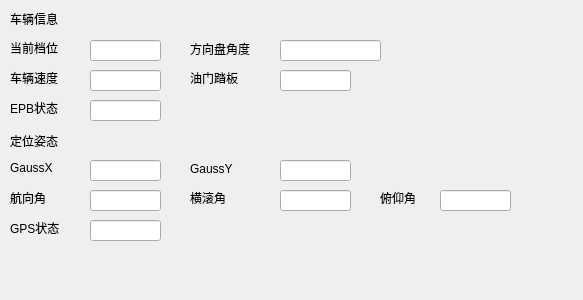
<?xml version="1.0" encoding="UTF-8"?>
<ui version="4.0">
 <class>Widget</class>
 <widget class="QWidget" name="Widget">
  <property name="geometry">
   <rect>
    <x>0</x>
    <y>0</y>
    <width>583</width>
    <height>300</height>
   </rect>
  </property>
  <property name="windowTitle">
   <string>Widget</string>
  </property>
  <widget class="QLabel" name="QLabelVehicleInfo">
   <property name="geometry">
    <rect>
     <x>10</x>
     <y>10</y>
     <width>67</width>
     <height>17</height>
    </rect>
   </property>
   <property name="text">
    <string>车辆信息</string>
   </property>
  </widget>
  <widget class="QLabel" name="QLabelGear">
   <property name="geometry">
    <rect>
     <x>10</x>
     <y>40</y>
     <width>67</width>
     <height>16</height>
    </rect>
   </property>
   <property name="text">
    <string>当前档位</string>
   </property>
  </widget>
  <widget class="QLabel" name="QLabelWheelAngle">
   <property name="geometry">
    <rect>
     <x>190</x>
     <y>40</y>
     <width>81</width>
     <height>17</height>
    </rect>
   </property>
   <property name="text">
    <string>方向盘角度</string>
   </property>
  </widget>
  <widget class="QLineEdit" name="LineEditGear">
   <property name="geometry">
    <rect>
     <x>90</x>
     <y>40</y>
     <width>71</width>
     <height>21</height>
    </rect>
   </property>
   <property name="mouseTracking">
    <bool>true</bool>
   </property>
  </widget>
  <widget class="QLineEdit" name="LineEditWheelAngle">
   <property name="geometry">
    <rect>
     <x>280</x>
     <y>40</y>
     <width>101</width>
     <height>21</height>
    </rect>
   </property>
  </widget>
  <widget class="QLabel" name="QLabelSpeed">
   <property name="geometry">
    <rect>
     <x>10</x>
     <y>70</y>
     <width>67</width>
     <height>16</height>
    </rect>
   </property>
   <property name="text">
    <string>车辆速度</string>
   </property>
  </widget>
  <widget class="QLabel" name="QLabelAccPedal">
   <property name="geometry">
    <rect>
     <x>190</x>
     <y>70</y>
     <width>67</width>
     <height>16</height>
    </rect>
   </property>
   <property name="text">
    <string>油门踏板</string>
   </property>
  </widget>
  <widget class="QLineEdit" name="LineEditCarSpeed">
   <property name="geometry">
    <rect>
     <x>90</x>
     <y>70</y>
     <width>71</width>
     <height>21</height>
    </rect>
   </property>
  </widget>
  <widget class="QLineEdit" name="LineEditAccPedal">
   <property name="geometry">
    <rect>
     <x>280</x>
     <y>70</y>
     <width>71</width>
     <height>21</height>
    </rect>
   </property>
  </widget>
  <widget class="QLabel" name="QLabelEPBState">
   <property name="geometry">
    <rect>
     <x>10</x>
     <y>100</y>
     <width>67</width>
     <height>16</height>
    </rect>
   </property>
   <property name="text">
    <string>EPB状态</string>
   </property>
  </widget>
  <widget class="QLineEdit" name="LineEditEPBState">
   <property name="geometry">
    <rect>
     <x>90</x>
     <y>100</y>
     <width>71</width>
     <height>21</height>
    </rect>
   </property>
  </widget>
  <widget class="QLabel" name="QLabelVehicleInfo_2">
   <property name="geometry">
    <rect>
     <x>10</x>
     <y>130</y>
     <width>61</width>
     <height>21</height>
    </rect>
   </property>
   <property name="text">
    <string>定位姿态</string>
   </property>
  </widget>
  <widget class="QLineEdit" name="LineEditGaussX">
   <property name="geometry">
    <rect>
     <x>90</x>
     <y>160</y>
     <width>71</width>
     <height>21</height>
    </rect>
   </property>
  </widget>
  <widget class="QLineEdit" name="LineEditGPSStatus">
   <property name="geometry">
    <rect>
     <x>90</x>
     <y>220</y>
     <width>71</width>
     <height>21</height>
    </rect>
   </property>
  </widget>
  <widget class="QLabel" name="QLabelGaussY">
   <property name="geometry">
    <rect>
     <x>190</x>
     <y>160</y>
     <width>81</width>
     <height>17</height>
    </rect>
   </property>
   <property name="text">
    <string>GaussY</string>
   </property>
  </widget>
  <widget class="QLineEdit" name="LineEditGaussY">
   <property name="geometry">
    <rect>
     <x>280</x>
     <y>160</y>
     <width>71</width>
     <height>21</height>
    </rect>
   </property>
  </widget>
  <widget class="QLabel" name="QLabelGaussX">
   <property name="geometry">
    <rect>
     <x>10</x>
     <y>160</y>
     <width>67</width>
     <height>16</height>
    </rect>
   </property>
   <property name="text">
    <string>GaussX</string>
   </property>
  </widget>
  <widget class="QLineEdit" name="LineEditAzimuth">
   <property name="geometry">
    <rect>
     <x>90</x>
     <y>190</y>
     <width>71</width>
     <height>21</height>
    </rect>
   </property>
  </widget>
  <widget class="QLabel" name="QLabelRoll">
   <property name="geometry">
    <rect>
     <x>190</x>
     <y>190</y>
     <width>67</width>
     <height>16</height>
    </rect>
   </property>
   <property name="text">
    <string>横滚角</string>
   </property>
  </widget>
  <widget class="QLabel" name="QLabelAzimuth">
   <property name="geometry">
    <rect>
     <x>10</x>
     <y>190</y>
     <width>67</width>
     <height>16</height>
    </rect>
   </property>
   <property name="text">
    <string>航向角</string>
   </property>
  </widget>
  <widget class="QLineEdit" name="LineEditRoll">
   <property name="geometry">
    <rect>
     <x>280</x>
     <y>190</y>
     <width>71</width>
     <height>21</height>
    </rect>
   </property>
  </widget>
  <widget class="QLabel" name="QLabelGPSStatus">
   <property name="geometry">
    <rect>
     <x>10</x>
     <y>220</y>
     <width>67</width>
     <height>16</height>
    </rect>
   </property>
   <property name="text">
    <string>GPS状态</string>
   </property>
  </widget>
  <widget class="QLineEdit" name="LineEditPitch">
   <property name="geometry">
    <rect>
     <x>440</x>
     <y>190</y>
     <width>71</width>
     <height>21</height>
    </rect>
   </property>
  </widget>
  <widget class="QLabel" name="QLabelPitch">
   <property name="geometry">
    <rect>
     <x>380</x>
     <y>190</y>
     <width>67</width>
     <height>16</height>
    </rect>
   </property>
   <property name="text">
    <string>俯仰角</string>
   </property>
  </widget>
 </widget>
 <layoutdefault spacing="6" margin="11"/>
 <resources/>
 <connections/>
</ui>
